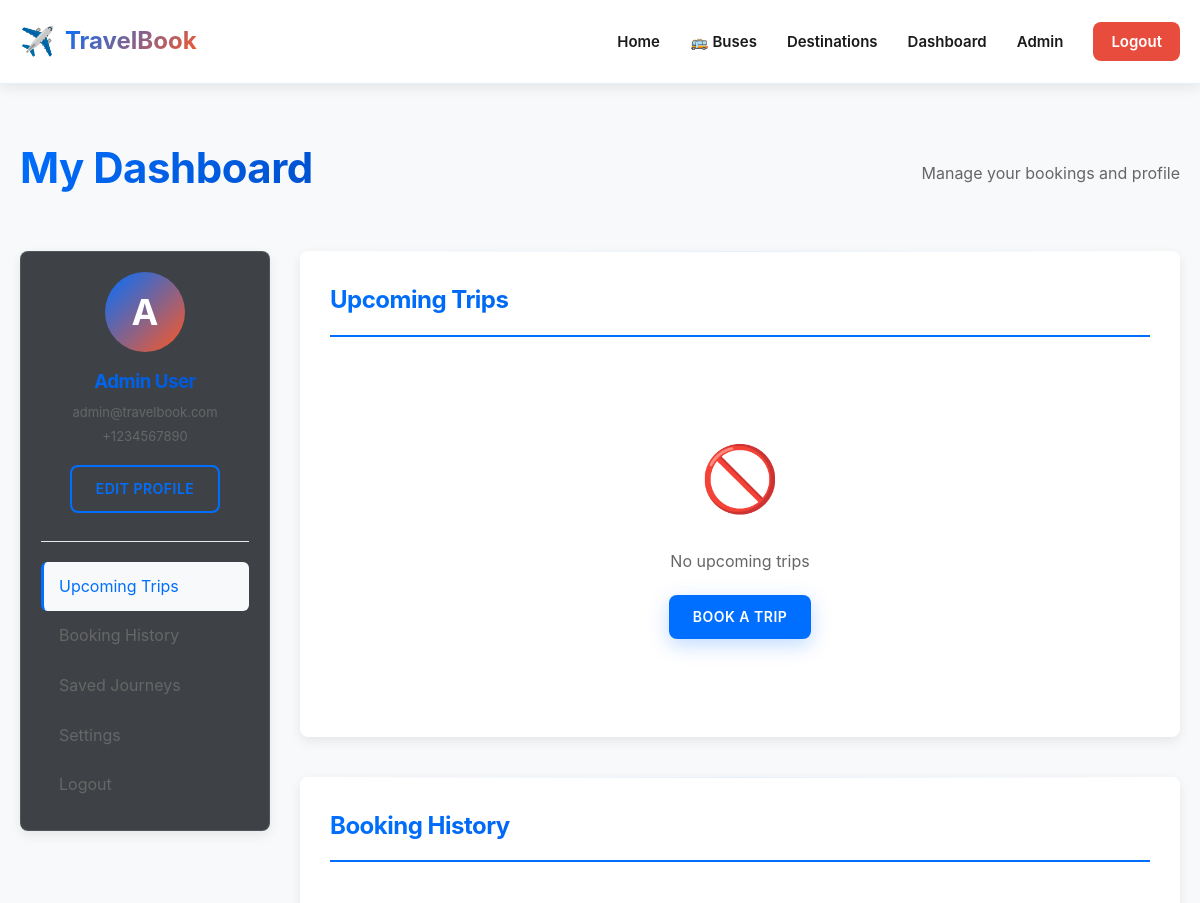
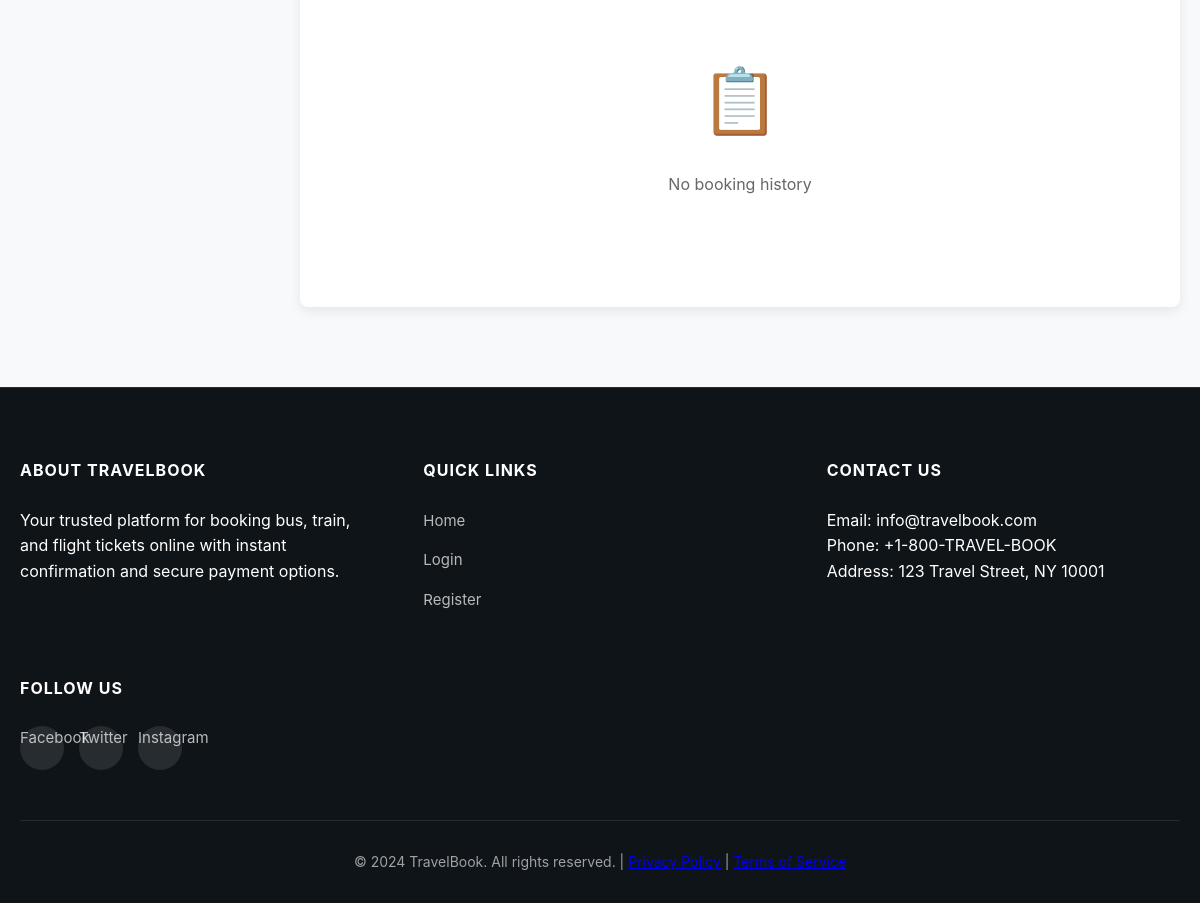
The page /dashboard (signed in) on the database its author committed (2 pictures, top to bottom).
### app.py (models this page shows, shortened)
class User(db.Model):
    id = db.Column(db.Integer, primary_key=True)
    username = db.Column(db.String(100), unique=True, nullable=False)
    email = db.Column(db.String(120), unique=True, nullable=False)
    password = db.Column(db.String(255), nullable=False)
    full_name = db.Column(db.String(120), nullable=False)
    phone = db.Column(db.String(15), nullable=False)
    created_at = db.Column(db.DateTime, default=datetime.utcnow)
    bookings = db.relationship('Booking', backref='user', lazy=True, cascade='all, delete-orphan')

### app.py (the view)
@app.route('/dashboard')
def dashboard():
    if 'user_id' not in session:
        flash('Please log in!', 'error')
        return redirect(url_for('login'))
    user = User.query.get(session['user_id'])
    upcoming_bookings = Booking.query.filter_by(user_id=session['user_id']).filter(
        Booking.travel_date >= datetime.utcnow()
    ).order_by(Booking.travel_date).all()
    past_bookings = Booking.query.filter_by(user_id=session['user_id']).filter(
        Booking.travel_date < datetime.utcnow()
    ).order_by(Booking.travel_date.desc()).all()
    return render_template('dashboard.html',
                         user=user,
                         upcoming_bookings=upcoming_bookings,
                         past_bookings=past_bookings)

### templates/dashboard.html (shortened to what this page needs)
{% extends "base.html" %}
{% block content %}
<div class="container fade-in">
    <div class="page-header fade-in-up">
        <h1 class="text-gradient">My Dashboard</h1>
        <p>Manage your bookings and profile</p>
    </div>
    <div class="dashboard-container">
        <div class="dashboard-sidebar glass glass-dark fade-in-left">
            <div class="user-card lift-on-hover">
                <div class="user-avatar glow-on-hover">{{ user.full_name[0] }}</div>
                <h3 class="text-gradient">{{ user.full_name }}</h3>
                <p>{{ user.email }}</p>
                <p>{{ user.phone }}</p>
                <a href="#" class="btn btn-sm btn-outline underline-animate">Edit Profile</a>
            </div>
            <div class="sidebar-menu">
                <a href="#upcoming" class="sidebar-link active slide-in-left">Upcoming Trips</a>
                <a href="#history" class="sidebar-link slide-in-left delay-100">Booking History</a>
                <a href="#" class="sidebar-link slide-in-left delay-200">Saved Journeys</a>
                <a href="#" class="sidebar-link slide-in-left delay-300">Settings</a>
                <a href="{{ url_for('logout') }}" class="sidebar-link slide-in-left delay-400">Logout</a>
            </div>
        </div>
        <div class="dashboard-content fade-in-right">
            <section id="upcoming" class="dashboard-section fade-in-up delay-200">
                <h2 class="text-gradient">Upcoming Trips</h2>
                {% if upcoming_bookings %}
                    <div class="bookings-grid">
                        {% for booking in upcoming_bookings %}
                            <div class="booking-card card-hover lift-on-hover fade-in-up delay-{{ loop.index|string }}00">
                                <div class="booking-header">
                                    <span class="booking-ref badge badge-primary">{{ booking.booking_ref }}</span>
                                    <span class="status-badge confirmed badge badge-success">{{ booking.status }}</span>
                                </div>
                                <div class="journey-info">
                                    <div class="journey-point">
                                        <div class="place-code text-gradient">{{ booking.route.source[:3].upper() }}</div>
                                        <div class="place-name">{{ booking.route.source }}</div>
                                    </div>
                                    <div class="journey-icon float">
                                        {% if booking.route.transport_type == 'Flight' %}
                                            ✈️
                                        {% elif booking.route.transport_type == 'Bus' %}
                                            🚌
                                        {% else %}
                                            🚂
                                        {% endif %}
                                    </div>
                                    <div class="journey-point">
                                        <div class="place-code text-gradient">{{ booking.route.destination[:3].upper() }}</div>
                                        <div class="place-name">{{ booking.route.destination }}</div>
                                    </div>
                                </div>
                                <div class="booking-details">
                                    <p><strong>Date:</strong> {{ booking.travel_date.strftime('%b %d, %Y') }}</p>
                                    <p><strong>Time:</strong> {{ booking.travel_date.strftime('%H:%M') }}</p>
                                    <p><strong>Seat:</strong> <span class="badge badge-info">{{ booking.seat_number }}</span></p>
                                    <p><strong>Price:</strong> <span class="price-highlight">₹{{ "%.2f"|format(booking.price) }}</span></p>
                                </div>
                                <div class="booking-actions stagger-children">
                                    <a href="{{ url_for('booking_details', booking_ref=booking.booking_ref) }}" class="btn btn-sm btn-primary btn-glow fade-in-down delay-100">View Details</a>
                                    <form method="POST" action="{{ url_for('cancel_booking', booking_ref=booking.booking_ref) }}" style="display:inline;">
                                        <button type="submit" class="btn btn-sm btn-danger fade-in-down delay-200" onclick="return confirm('Are you sure you want to cancel this booking?')">Cancel</button>
                                    </form>
                                </div>
                            </div>
                        {% endfor %}
                    </div>
                {% else %}
                    <div class="empty-state fade-in zoom-in">
                        <div class="empty-icon">🚫</div>
                        <p>No upcoming trips</p>
                        <a href="{{ url_for('index') }}" class="btn btn-primary btn-glow">Book a Trip</a>
                    </div>
                {% endif %}
            </section>
            <section id="history" class="dashboard-section fade-in-up delay-400">
                <h2 class="text-gradient">Booking History</h2>
                {% if past_bookings %}
                    <div class="bookings-list">
                        {% for booking in past_bookings %}
                            <div class="booking-list-item card-hover lift-on-hover fade-in-up delay-{{ loop.index|string }}00">
                                <div class="booking-list-info">
                                    <strong class="badge badge-secondary">{{ booking.booking_ref }}</strong>
                                    <span class="date">{{ booking.booking_date.strftime('%b %d, %Y') }}</span>
                                </div>
                                <div class="booking-list-route">
                                    {{ booking.route.source }} → {{ booking.route.destination }}
                                </div>
                                <div class="booking-list-price text-gradient">
                                    ₹{{ "%.2f"|format(booking.price) }}
                                </div>
                                <div class="booking-list-status">
                                    <span class="status-badge badge badge-info">{{ booking.status }}</span>
                                </div>
                                <a href="{{ url_for('booking_details', booking_ref=booking.booking_ref) }}" class="btn btn-sm btn-outline underline-animate">View</a>
                            </div>
                        {% endfor %}
                    </div>
                {% else %}
                    <div class="empty-state fade-in zoom-in">
                        <div class="empty-icon">📋</div>
                        <p>No booking history</p>
                    </div>
                {% endif %}
            </section>
        </div>
    </div>
</div>
{% endblock %}

### static/css/style.css (style rules this page uses)
* { margin: 0; padding: 0; box-sizing: border-box; }
:root { --primary-color: #006FFF; --primary-light: #E7F3FF; --secondary-color: #FF5722; --secondary-light: #FFE5D9; --success-color: #27AE60; --success-light: #E8F8F0; --danger-color: #E74C3C; --danger-light: #FCE8E6; --warning-color: #F39C12; --warning-light: #FFF3E0; --info-color: #2196F3; --info-light: #E3F2FD; --dark-bg: #0F1419; --light-bg: #F8F9FA; --white-bg: #FFFFFF; --gray-text: #666666; --gray-light: #B0B0B0; --dark-text: #1A1A1A; --light-text: #999999; --border-color: #E8E8E8; --shadow: 0 4px 12px rgba(0, 0, 0, 0.08); --shadow-medium: 0 8px 24px rgba(0, 0, 0, 0.12); --shadow-large: 0 12px 32px rgba(0, 0, 0, 0.16); --shadow-hover: 0 16px 40px rgba(0, 0, 0, 0.2); --transition: all 0.3s cubic-bezier(0.4, 0, 0.2, 1); --transition-fast: all 0.2s ease; }
html, body { height: 100%; }
body { font-family: -apple-system, BlinkMacSystemFont, 'Segoe UI', 'Roboto', 'Oxygen', 'Ubuntu', 'Cantarell', 'Fira Sans', 'Droid Sans', 'Helvetica Neue', sans-serif; background-color: var(--light-bg); color: var(--dark-text); line-height: 1.6; overflow-x: hidden; -webkit-font-smoothing: antialiased; -moz-osx-font-smoothing: grayscale; }
.container { max-width: 1200px; margin: 0 auto; padding: 0 20px; }
.btn { display: inline-block; padding: 11px 24px; border: none; border-radius: 8px; font-size: 14px; font-weight: 600; cursor: pointer; transition: var(--transition); text-decoration: none; text-align: center; font-family: inherit; text-transform: uppercase; letter-spacing: 0.5px; }
.btn-primary { background-color: var(--primary-color); color: white; }
.btn-outline { background-color: transparent; border: 2px solid var(--primary-color); color: var(--primary-color); }
.page-header { margin: 50px 0; display: flex; justify-content: space-between; align-items: center; }
.page-header h1 { font-size: 42px; color: var(--dark-text); font-weight: 700; }
.page-header p { color: var(--gray-text); margin-top: 12px; font-size: 16px; }
.dashboard-container { display: grid; grid-template-columns: 250px 1fr; gap: 30px; margin: 40px 0; }
.dashboard-sidebar { background-color: var(--white-bg); padding: 20px; border-radius: 8px; height: fit-content; box-shadow: var(--shadow); }
.user-card { text-align: center; padding-bottom: 20px; border-bottom: 1px solid var(--border-color); margin-bottom: 20px; }
.user-avatar { width: 80px; height: 80px; border-radius: 50%; background: linear-gradient(135deg, var(--primary-color), var(--secondary-color)); color: white; display: flex; align-items: center; justify-content: center; font-size: 36px; font-weight: 700; margin: 0 auto 15px; }
.user-card h3 { margin-bottom: 5px; color: var(--dark-text); }
.user-card p { font-size: 13px; color: var(--gray-text); margin-bottom: 3px; }
.user-card .btn { margin-top: 15px; }
.sidebar-menu { display: flex; flex-direction: column; }
.sidebar-link { padding: 12px 15px; color: var(--gray-text); text-decoration: none; border-radius: 6px; transition: var(--transition); border-left: 3px solid transparent; }
.sidebar-link:hover, .sidebar-link.active { background-color: var(--light-bg); color: var(--primary-color); border-left-color: var(--primary-color); }
.dashboard-content { flex: 1; }
.dashboard-section { margin-bottom: 40px; background-color: var(--white-bg); padding: 30px; border-radius: 8px; box-shadow: var(--shadow); }
.dashboard-section h2 { margin-bottom: 30px; color: var(--dark-text); border-bottom: 2px solid var(--primary-color); padding-bottom: 15px; }
.empty-state { text-align: center; padding: 60px 20px; color: var(--gray-text); }
.empty-icon { font-size: 64px; margin-bottom: 20px; }
.empty-state p { margin-bottom: 20px; font-size: 16px; }

### static/css/responsive.css (style rules this page uses)
@media (min-width: 1200px) { .container { max-width: 1200px; } }

### static/css/animations.css (style rules this page uses)
.fade-in { animation: fadeIn 0.8s ease; }
.fade-in-up { animation: fadeInUp 0.8s ease; }
.fade-in-left { animation: fadeInLeft 0.8s ease; }
.fade-in-right { animation: fadeInRight 0.8s ease; }
.zoom-in { animation: zoomInAnimation 0.6s ease; }
.underline-animate { position: relative; text-decoration: none; }
.underline-animate::after { content: ''; position: absolute; width: 0; height: 2px; bottom: -4px; left: 0; background: var(--primary-color); transition: width 0.3s ease; }
.delay-100 { animation-delay: 0.1s; }
.delay-200 { animation-delay: 0.2s; }
.delay-300 { animation-delay: 0.3s; }
.delay-400 { animation-delay: 0.4s; }

### rows shown on the page
User: full_name "A", full_name "Admin User", email "admin@travelbook.com", phone "+1234567890"
